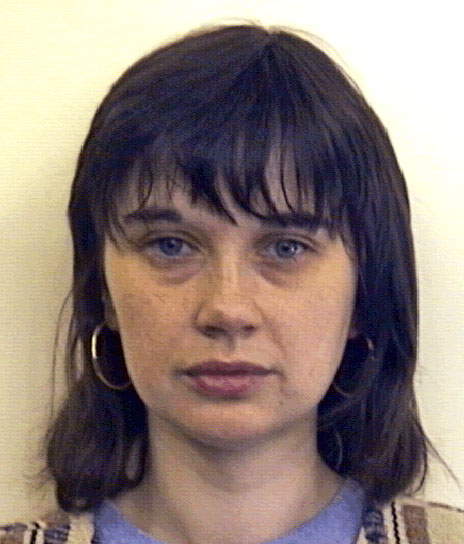
#> input picture static_collection_files/not_sammy/0.jpg, 464 x 544 px; its folder holds 4 pictures in this run
$ python process.py
#> lines starting #> are read from the running program, lines starting #| are printed output that depends on the picture
import numpy as np
import cv2 as cv
import os

files = os.listdir("not_sammy")
face_cascade = cv.CascadeClassifier("../haarcascade_frontalface_default.xml")

for i in range(len(files) - 1):
	frame = cv.imread(os.path.join("not_sammy", files[i]))
#> frame is the input picture: shape (544, 464, 3); mean B, G, R 120.8, 127.1, 142.2
	gray = cv.cvtColor(frame, cv.COLOR_BGR2GRAY)
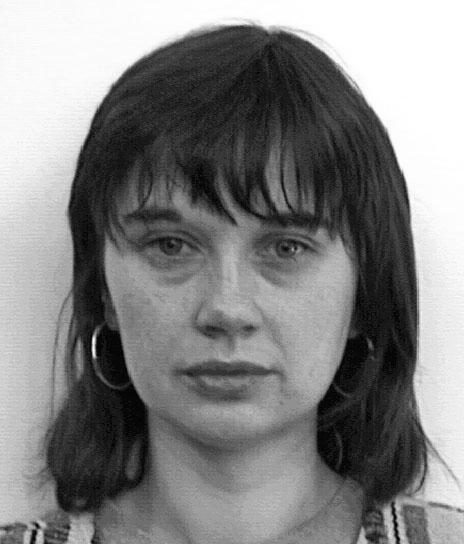
#> gray: shape (544, 464); min 2, max 255, mean 130.9
	faces = face_cascade.detectMultiScale(gray, 1.3, 5)
#> faces = [[75, 132, 316, 316]]
	print(files[i])
	if type(faces) == np.ndarray:
		i+=1
		print(i)
		cv.imwrite(os.path.join("..", "data", "not_sammy", "frame_{}.png".format(i)), frame[faces[0][1]: faces[0][1] + faces[0][3], faces[0][0]: faces[0][0] + faces[0][2]])
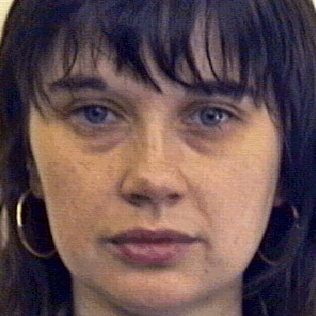
#> saved as frame_1.png: shape (316, 316, 3); mean B, G, R 78.9, 78.4, 101.4
#> pass 2 of the loop `for i in range(len(files) - 1):`:
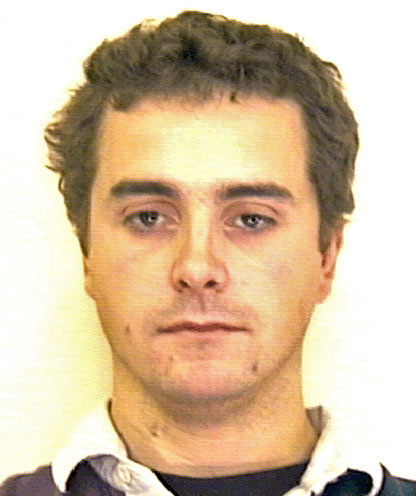
#> input picture static_collection_files/not_sammy/100.jpg, 416 x 496 px
#> frame is the input picture: shape (496, 416, 3); mean B, G, R 163.2, 191.3, 213.1
#> `gray = cv.cvtColor(frame, cv.COLOR_BGR2GRAY)`:
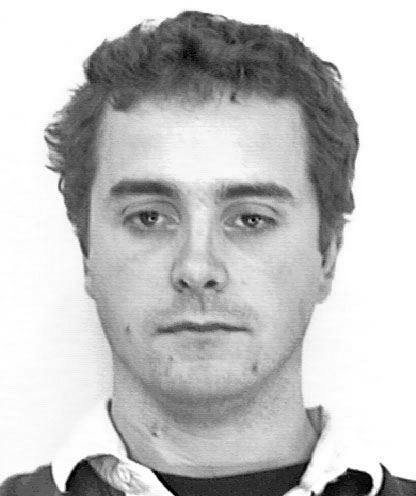
#> gray: shape (496, 416); min 0, max 255, mean 194.6
#> faces = [[55, 104, 286, 286]]
#> `cv.imwrite(os.path.join("..", "data", "not_sammy", "frame_{}.png".form..`:
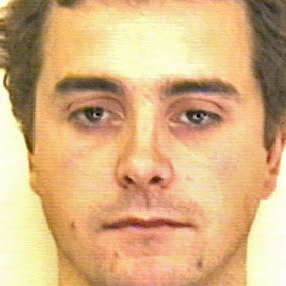
#> saved as frame_2.png: shape (286, 286, 3); mean B, G, R 130.2, 177.1, 216
#> pass 3 of the loop `for i in range(len(files) - 1):`:
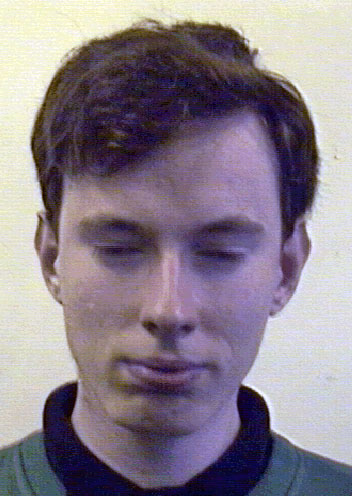
#> input picture static_collection_files/not_sammy/107.jpg, 352 x 496 px
#> frame is the input picture: shape (496, 352, 3); mean B, G, R 139.8, 128.3, 138.9
#> `gray = cv.cvtColor(frame, cv.COLOR_BGR2GRAY)`:
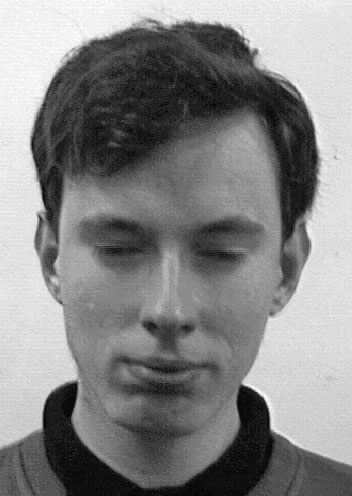
#> gray: shape (496, 352); min 1, max 254, mean 132.8
#> faces = [[23, 134, 296, 296]]
#> `cv.imwrite(os.path.join("..", "data", "not_sammy", "frame_{}.png".form..`:
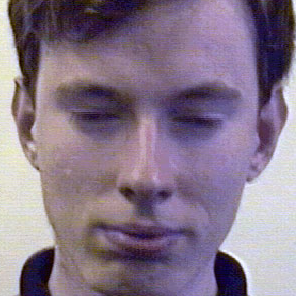
#> saved as frame_3.png: shape (296, 296, 3); mean B, G, R 137, 118.4, 134.5
